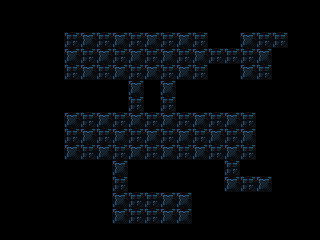

A level layout from a 2D game, rendered from its tile map. Below: a short description, then the map file with tile-grid data replaced by summaries:
An orthogonal 20x15 tile map with 16x16 px tiles, 1 tile layer (background) and 104 objects (85x tile, 5x triggerable, 4x pressure_plate, 3x destructible, 2x pickup_bomb, ...).

<map version="1.4" tiledversion="1.4.3" orientation="orthogonal" renderorder="right-down" width="20" height="15" tilewidth="16" tileheight="16" infinite="0" nextlayerid="6" nextobjectid="339">
 <properties>
  <property name="display_name" value="sneaky bastard dlfjg" />
  <property name="next_level" value="./data/levels/tmx/L32.tmx" />
  <property name="player_bomb_count" value="0" />
 </properties>
 <tileset firstgid="1" name="newtiledsheet" tilewidth="16" tileheight="16" tilecount="180" columns="9">
  <image source="../../newtiledsheet.png" width="144" height="320" />
 </tileset>
 <layer id="1" name="background" width="20" height="15">
  <data>[300 cells, 300 non-empty, 5 distinct tile ids]</data>
 </layer>
 <objectgroup id="4" name="objects">
  <object id="176" type="actor" gid="46" x="64" y="48" width="16" height="16" />
  <object id="179" type="pressure_plate" gid="54" x="96" y="144" width="16" height="16">
   <properties>
    <property name="triggers" type="int" value="1" />
   </properties>
  </object>
  <object id="180" type="pressure_plate" gid="54" x="192" y="144" width="16" height="16">
   <properties>
    <property name="triggers" type="int" value="2" />
   </properties>
  </object>
  <object id="183" type="triggerable" gid="7" x="112" y="176" width="16" height="16">
   <properties>
    <property name="triggered_id" type="int" value="1" />
   </properties>
  </object>
  <object id="192" type="pickup_bomb" gid="43" x="144" y="224" width="16" height="16" />
  <object id="193" type="scene_switching_tile" gid="32" x="288" y="48" width="16" height="16" />
  <object id="194" type="triggerable" gid="16" x="272" y="48" width="16" height="16">
   <properties>
    <property name="triggered_id" type="int" value="5" />
   </properties>
  </object>
  <object id="195" type="destructible" gid="21" x="192" y="48" width="16" height="16" />
  <object id="196" type="destructible" gid="21" x="192" y="64" width="16" height="16" />
  <object id="197" type="destructible" gid="21" x="192" y="80" width="16" height="16" />
  <object id="198" type="pressure_plate" gid="54" x="160" y="32" width="16" height="16">
   <properties>
    <property name="triggers" type="int" value="5" />
   </properties>
  </object>
  <object id="199" type="pressure_plate" gid="54" x="128" y="32" width="16" height="16">
   <properties>
    <property name="triggers" type="int" value="4" />
   </properties>
  </object>
  <object id="203" type="switch" gid="34" x="256" y="192" width="16" height="16">
   <properties>
    <property name="triggers" type="int" value="3" />
   </properties>
  </object>
  <object id="204" type="triggerable" gid="7" x="224" y="176" width="16" height="16">
   <properties>
    <property name="triggered_id" type="int" value="2" />
   </properties>
  </object>
  <object id="211" type="triggerable" gid="17" x="208" y="64" width="16" height="16">
   <properties>
    <property name="triggered_id" type="int" value="3" />
   </properties>
  </object>
  <object id="212" type="triggerable" gid="17" x="224" y="64" width="16" height="16">
   <properties>
    <property name="triggered_id" type="int" value="4" />
   </properties>
  </object>
  <object id="214" type="tile" gid="1" x="64" y="32" width="16" height="16" />
  <object id="216" type="tile" gid="1" x="80" y="32" width="16" height="16" />
  <object id="218" type="tile" gid="1" x="112" y="32" width="16" height="16" />
  <object id="219" type="tile" gid="1" x="128" y="16" width="16" height="16" />
  <object id="220" type="tile" gid="1" x="144" y="32" width="16" height="16" />
  <object id="221" type="tile" gid="1" x="160" y="16" width="16" height="16" />
  <object id="222" type="tile" gid="1" x="176" y="32" width="16" height="16" />
  <object id="223" type="tile" gid="1" x="192" y="32" width="16" height="16" />
  <object id="226" type="tile" gid="1" x="240" y="32" width="16" height="16" />
  <object id="227" type="tile" gid="1" x="256" y="32" width="16" height="16" />
  <object id="228" type="tile" gid="1" x="272" y="32" width="16" height="16" />
  <object id="230" type="tile" gid="1" x="288" y="32" width="16" height="16" />
  <object id="240" type="tile" gid="1" x="240" y="112" width="16" height="16" />
  <object id="241" type="tile" gid="10" x="64" y="176" width="16" height="16" />
  <object id="242" type="tile" gid="10" x="80" y="176" width="16" height="16" />
  <object id="243" type="tile" gid="10" x="96" y="176" width="16" height="16" />
  <object id="244" type="tile" gid="10" x="112" y="240" width="16" height="16" />
  <object id="245" type="tile" gid="10" x="128" y="240" width="16" height="16" />
  <object id="246" type="tile" gid="10" x="160" y="240" width="16" height="16" />
  <object id="247" type="tile" gid="10" x="144" y="240" width="16" height="16" />
  <object id="248" type="tile" gid="10" x="176" y="240" width="16" height="16" />
  <object id="249" type="tile" gid="10" x="224" y="208" width="16" height="16" />
  <object id="250" type="tile" gid="10" x="240" y="208" width="16" height="16" />
  <object id="251" type="tile" gid="10" x="256" y="208" width="16" height="16" />
  <object id="256" type="tile" gid="11" x="48" y="128" width="16" height="16" />
  <object id="257" type="tile" gid="11" x="48" y="144" width="16" height="16" />
  <object id="258" type="tile" gid="11" x="48" y="160" width="16" height="16" />
  <object id="259" type="tile" gid="2" x="256" y="128" width="16" height="16" />
  <object id="260" type="tile" gid="2" x="256" y="144" width="16" height="16" />
  <object id="261" type="tile" gid="2" x="256" y="160" width="16" height="16" />
  <object id="262" type="tile" gid="2" x="272" y="192" width="16" height="16" />
  <object id="263" type="tile" gid="2" x="192" y="208" width="16" height="16" />
  <object id="264" type="tile" gid="2" x="192" y="224" width="16" height="16" />
  <object id="265" type="tile" gid="11" x="96" y="192" width="16" height="16" />
  <object id="266" type="tile" gid="11" x="96" y="208" width="16" height="16" />
  <object id="267" type="tile" gid="11" x="96" y="224" width="16" height="16" />
  <object id="269" type="tile" gid="2" x="128" y="192" width="16" height="16" />
  <object id="270" type="tile" gid="1" x="144" y="192" width="16" height="16" />
  <object id="271" type="tile" gid="1" x="160" y="192" width="16" height="16" />
  <object id="272" type="tile" gid="1" x="176" y="192" width="16" height="16" />
  <object id="282" type="tile" gid="10" x="240" y="96" width="16" height="16" />
  <object id="283" type="tile" gid="10" x="256" y="96" width="16" height="16" />
  <object id="288" type="tile" gid="2" x="272" y="64" width="16" height="16" />
  <object id="289" type="tile" gid="2" x="272" y="80" width="16" height="16" />
  <object id="291" type="tile" gid="10" x="288" y="64" width="16" height="16" />
  <object id="292" type="tile" gid="29" x="272" y="64" width="16" height="16" />
  <object id="297" type="tile" gid="10" x="144" y="176" width="16" height="16" />
  <object id="298" type="tile" gid="10" x="160" y="176" width="16" height="16" />
  <object id="299" type="tile" gid="10" x="176" y="176" width="16" height="16" />
  <object id="300" type="tile" gid="10" x="192" y="176" width="16" height="16" />
  <object id="301" type="tile" gid="10" x="208" y="176" width="16" height="16" />
  <object id="302" type="tile" gid="11" x="208" y="192" width="16" height="16" />
  <object id="303" type="tile" gid="10" x="240" y="176" width="16" height="16" />
  <object id="304" type="tile" gid="1" x="240" y="176" width="16" height="16" />
  <object id="305" type="tile" gid="1" x="256" y="176" width="16" height="16" />
  <object id="306" type="tile" gid="2" x="240" y="176" width="16" height="16" />
  <object id="307" type="tile" gid="1" x="240" y="176" width="16" height="16" />
  <object id="308" type="tile" gid="1" x="192" y="192" width="16" height="16" />
  </objectgroup>
</map>
<!-- 30 of 104 objects omitted -->
